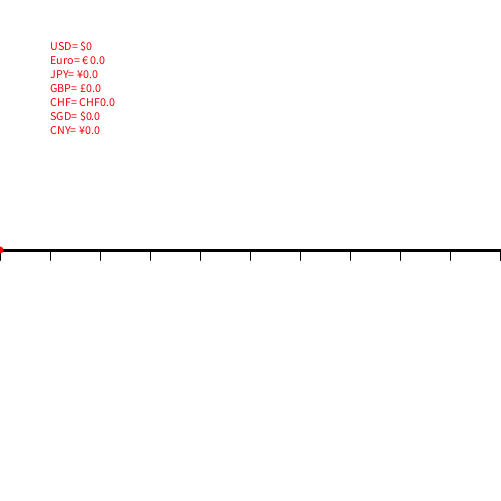
Frame 1 (no input)
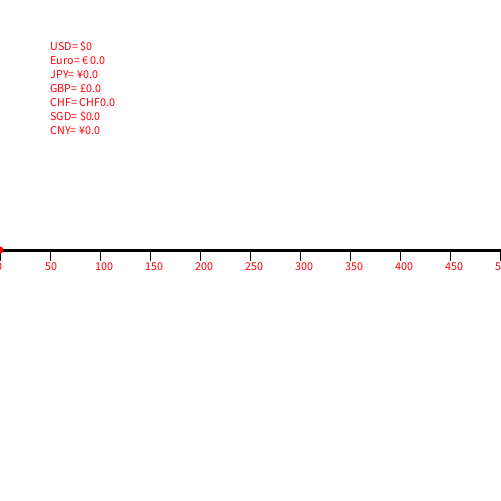
Frame 60 (the mouse pressed at the canvas centre just before this capture)
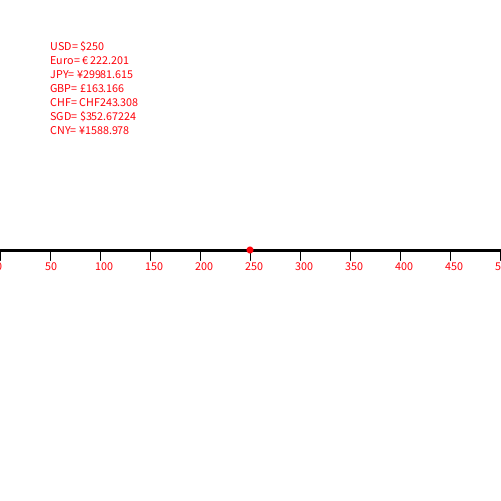
Frame 120 (the mouse held since frame 60 and released just before this capture)

The Processing sketch that drew these frames (run headless with seeded random() and noise(); from frame 60 on, the mouse is pressed at the canvas centre):

// Processing sketch: currencyConverter
// ── currencyConverter.pde
void setup() {
}

void settings() {
  size (501, 501);
}

void draw() {
  background (255);
  
  stroke(0);
  strokeWeight(3);
  line (0,250,width,250);
  strokeWeight(1);
  numLine(0,270);
  noStroke();
  fill(255,0,9);
  ellipse (mouseX,250,7,7);
  
  text("USD= $" + mouseX + " \nEuro= € " + changeUsdToEuro(mouseX)+ "\nJPY= ¥" + changeUsdToJpy(mouseX) + "\nGBP= £" + changeUsdToGbp(mouseX)+ "\nCHF= CHF" + changeUsdToChf(mouseX)+ "\nSGD= $" + changeUsdToSgd(mouseX) + "\nCNY= ¥" + changeUsdToCny(mouseX), 50,50);
  
}

float changeUsdToSgd (float USD) {
  float SGD = (USD * 1.410689);
  return SGD;
}

float changeUsdToEuro (float USD) {
  float Euro = (USD * 0.888804);
  return Euro;
}

float changeUsdToCny (float USD) {
  float CNY = (USD * 6.355912);
  return CNY;
}

float changeUsdToJpy (float USD) {
    float JPY = (USD * 119.926462);
    return JPY;
}

float changeUsdToGbp (float USD){
  float GBP = (USD * 0.652664);
  return GBP;
}

float changeUsdToChf (float USD) {
  float CHF = (USD * 0.973232);
  return CHF;
}

void numLine(int xpos, int ypos){
  for (int i=0; i < 980; i += 50){
    text (i, i-5, ypos);
    line (i ,ypos-20,i,ypos-10);
  }
}
